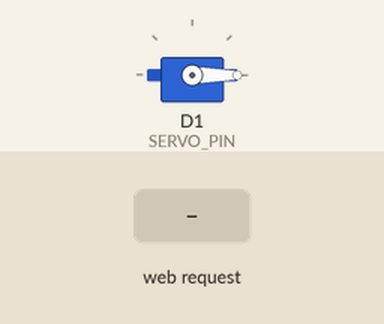
Simulated run of this sketch. Board: ESP8266 (NodeMCU). Shown: servo. Inputs (shaded band) come from the test bench. WiFi joins after 1.5 s; servers stay silent unless stated; what the sketch prints to the serial monitor is not drawn.

Above: at 3.7 s.
3.8 s: HTTP request GET /servo?angle=120 received
At 5.3 s:
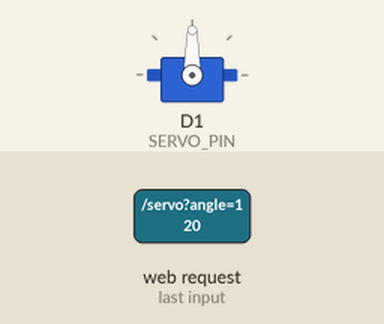
6.8 s: HTTP request GET /servo?angle=0 received
At 8.0 s:
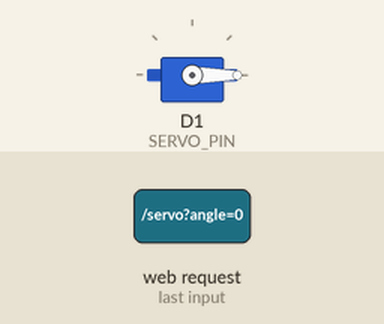
Timing chart, 0 to 9.8 s (numbered marks = the images above; inputs shaded):
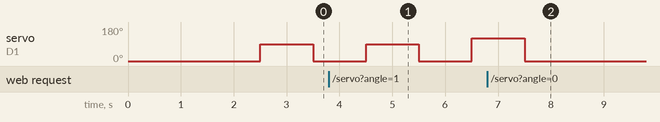

The sketch:

servo-sieu-am.ino
```cpp
#include <ESP8266WiFi.h>
#include <ESP8266WebServer.h>
#include <Servo.h>

const char* ssid = "PhongTro1_5G";
const char* password = "mythien123";

ESP8266WebServer server(80);

const int TRIG_PIN = D6;
const int ECHO_PIN = D7;

const int SERVO_PIN = D1;
Servo myServo;
String ip = "";

enum ServoState {
  MOVING_TO_TARGET,
  MOVING_TO_ZERO,
  IDLE
};

volatile int targetAngle = 90;
volatile int newTargetAngle = targetAngle;
volatile bool newAngleReceived = false;
volatile ServoState servoState = IDLE;
unsigned long lastMoveTime = 0;
const unsigned long moveInterval = 1000;

// Giao diện web
const char MAIN_page[] PROGMEM = R"=====(
<!DOCTYPE html>
<html lang="vi">
<head>
  <meta charset="utf-8">
  <title>Servo & Distance</title>
  <style>
    body {
      background-color: #1a1a1a;
      color: #ffffff;
      font-family: 'Segoe UI', sans-serif;
      display: flex;
      flex-direction: column;
      align-items: center;
      padding: 30px;
    }

    h1 {
      color: #E76F51;
      margin-bottom: 30px;
    }

    label {
      font-size: 1.2em;
      margin-bottom: 5px;
    }

    input[type=number] {
      font-size: 1.5em;
      padding: 10px;
      width: 120px;
      text-align: center;
      border: 2px solid #E76F51;
      border-radius: 8px;
      background-color: #2c2c2c;
      color: #ffffff;
      outline: none;
      margin-bottom: 20px;
      transition: border 0.3s;
    }

    input[type=number]:focus {
      border-color: #F4A261;
    }

    #distance {
      font-size: 1.4em;
      background-color: #2c2c2c;
      padding: 15px 25px;
      border-radius: 10px;
      border: 2px solid #E76F51;
      margin-top: 20px;
      box-shadow: 0 0 10px rgba(231, 111, 81, 0.5);
    }

    .footer {
      margin-top: 40px;
      font-size: 0.9em;
      color: #888;
    }
  </style>
</head>
<body>
  <h1>Điều Khiển Servo & Distance</h1>

  <label for="angleInput">Nhập góc quay (0 - 180):</label><br>
  <input type="number" id="angleInput" value="90" min="0" max="180"><br>

  <div id="distance">Đang đọc khoảng cách...</div>

  <div class="footer">ESP8266 Web Control | Màu cam gạch + đen</div>

  <script>
    function getAngle() {
      let val = parseInt(document.getElementById('angleInput').value);
      if (isNaN(val) || val < 0) val = 0;
      if (val > 180) val = 180;
      return val;
    }

    document.getElementById('angleInput').addEventListener('keydown', function(event) {
      if (event.key === 'Enter') {
        let angle = getAngle();
        fetch("/servo?angle=" + angle)
          .then(res => res.text())
          .then(data => alert(data));
      }
    });

    function fetchCB() {
      fetch("/ultrasonic")
        .then(res => res.json())
        .then(data => {
          console.log(data);
          document.getElementById('distance').innerText =
            "Khoảng cách: " + data.distance + "cm";
        });
    }

    setInterval(fetchCB, 1000);
  </script>
</body>
</html>
)=====";

void handleRoot() {
  server.send_P(200, "text/html", MAIN_page);
}

void handleUltrasonic() {
  digitalWrite(TRIG_PIN, LOW);
  delayMicroseconds(2);
  digitalWrite(TRIG_PIN, HIGH);
  delayMicroseconds(10);
  digitalWrite(TRIG_PIN, LOW);

  long duration = pulseIn(ECHO_PIN, HIGH);
  int distance = duration * 0.034 / 2;

  String json = "{\"distance\":" + String(distance) + "}";
  server.send(200, "application/json", json);
}

void handleServo() {
  if (!server.hasArg("angle")) {
    server.send(400, "text/plain", "Thiếu góc");
    return;
  }
  int angle = constrain(server.arg("angle").toInt(), 0, 180);
  newTargetAngle = angle;
  newAngleReceived = true;
  server.send(200, "text/plain", "Góc mới sẽ được áp dụng sau chu kỳ hiện tại: " + String(newTargetAngle));
}

void setup() {
  Serial.begin(115200);

  pinMode(TRIG_PIN, OUTPUT);
  pinMode(ECHO_PIN, INPUT);

  myServo.attach(SERVO_PIN, 544, 2400);
  myServo.write(0);
  delay(1000);

  WiFi.begin(ssid, password);
  Serial.print("Kết nối WiFi...");
  while (WiFi.status() != WL_CONNECTED) {
    delay(500);
    Serial.print(".");
  }
  Serial.println("\nKết nối thành công!");
  Serial.print("IP: ");
  ip = WiFi.localIP().toString();
  Serial.println(WiFi.localIP());

  server.on("/", handleRoot);
  server.on("/ultrasonic", handleUltrasonic);
  server.on("/servo", handleServo);
  server.begin();
  servoState = MOVING_TO_TARGET;
  Serial.println("Web server đã sẵn sàng");
}

void updateServo() {
  Serial.println(ip);
  unsigned long currentTime = millis();

  if (currentTime - lastMoveTime >= moveInterval) {
    Serial.println("Xoay");
    lastMoveTime = currentTime;
    switch (servoState) {
      case MOVING_TO_TARGET:
        myServo.write(targetAngle);
        servoState = MOVING_TO_ZERO;
        break;

      case MOVING_TO_ZERO:
        myServo.write(0);
        servoState = MOVING_TO_TARGET;

        if (newAngleReceived) {
          targetAngle = newTargetAngle;
          newAngleReceived = false;
        }
        break;

      case IDLE:
        // Không làm gì
        break;
    }
  }
}

void loop() {
  server.handleClient();
  updateServo();
}

/*
Cách lắp:
- Servo:
  + Tín hiệu -> D1
  + VCC -> Vin
  + GND -> GND

- Cảm biến siêu âm HC-SR04:
  + Trig -> D6
  + Echo -> D7
  + VCC -> 3.3V
  + GND -> GND
*/
```

Measured:
- after the input at 6.8 s, servo on D1 (SERVO_PIN): goes on until 7.5 s, then stays 0°
